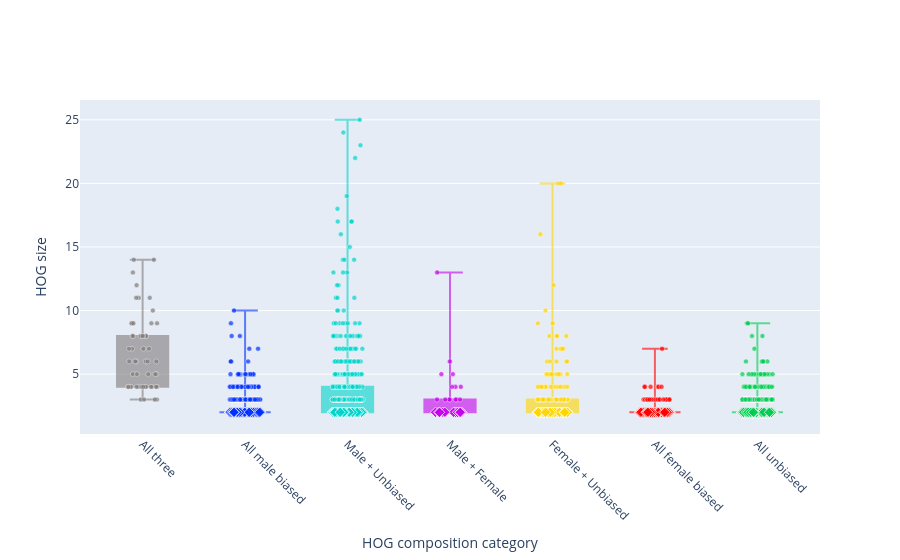

The cell this chart's notebook holds for it:
### Markdown cell above
Plotly has an issue with the box plots, so here i use go.Figure() to force plotly

### Code cell
fig6 = go.Figure()

cat_positions = {cat: i for i, cat in enumerate(category_order)}
np.random.seed(42)

for cat in category_order:
    subset = hog_direction[hog_direction["category"] == cat]
    if subset.empty:
        continue

    color  = category_colors[cat]
    x_pos  = cat_positions[cat]

    # Box (no built-in points — we draw them ourselves below)
    fig6.add_trace(go.Box(
        y=subset["HOG_size"],
        x=[x_pos] * len(subset),
        name=cat,
        marker_color=color,
        line_color=color,
        fillcolor=color,
        opacity=0.6,
        boxpoints=False,
        width=0.5,
        showlegend=False
    ))

    # Regular points (size > 2) — circles
    reg = subset[subset["HOG_size"] != 2]
    if not reg.empty:
        fig6.add_trace(go.Scatter(
            x=x_pos + np.random.uniform(-0.15, 0.15, len(reg)),
            y=reg["HOG_size"],
            mode="markers",
            marker=dict(color=color, symbol="circle", size=5, opacity=0.7,
                        line=dict(width=0.5, color="white")),
            showlegend=False,
            text=reg["HOG"].astype(str),
            hovertemplate="HOG: %{text}<br>Size: %{y}<extra></extra>"
        ))

    # HOG size 2 shape — diamond (All three cannot exist at size 2)
    s2 = subset[subset["HOG_size"] == 2]
    if not s2.empty:
        fig6.add_trace(go.Scatter(
            x=x_pos + np.random.uniform(-0.15, 0.15, len(s2)),
            y=s2["HOG_size"],
            mode="markers",
            marker=dict(color=color, symbol="diamond", size=8, opacity=0.9,
                        line=dict(width=0.8, color="white")),
            showlegend=False,
            text=s2["HOG"].astype(str),
            hovertemplate="HOG: %{text}<br>Size: 2 ◆<extra></extra>"
        ))

fig6.update_layout(
    xaxis=dict(
        tickmode="array",
        tickvals=list(cat_positions.values()),
        ticktext=list(cat_positions.keys()),
        tickangle=45,
        title="HOG composition category"
    ),
    yaxis_title="HOG size",
    showlegend=False
)

fig6.show()

### Figure 1 — Plotly figure (JSON) as saved in the notebook; plotly's stock layout.template omitted (floating-point values rounded to 4 significant figures; data arrays with more than 128 entries replaced by an {"elided": "..."} marker saying what was removed)
{"data": [{"boxpoints": false, "fillcolor": "#807c7c", "line": {"color": "#807c7c"}, "marker": {"color": "#807c7c"}, "name": "All three", "opacity": 0.6, "showlegend": false, "type": "box", "width": 0.5, "x": [0, 0, 0, 0, 0, 0, 0, 0, 0, 0, 0, 0, 0, 0, 0, 0, 0, 0, 0, 0, 0, 0, 0, 0, 0, 0, 0, 0, 0, 0, 0, 0, 0, 0, 0, 0, 0, 0, 0, 0, 0, 0, 0, 0, 0, 0, 0, 0, 0, 0, 0, 0, 0, 0], "y": [11, 5, 11, 6, 7, 9, 7, 14, 8, 7, 4, 9, 10, 14, 5, 13, 12, 7, 8, 11, 8, 9, 6, 4, 4, 9, 9, 8, 4, 4, 4, 8, 6, 6, 3, 4, 4, 4, 5, 3, 4, 8, 4, 5, 6, 6, 5, 4, 3, 8, 4, 4, 4, 3]}, {"hovertemplate": "HOG: %{text}<br>Size: %{y}<extra></extra>", "marker": {"color": "#807c7c", "line": {"color": "white", "width": 0.5}, "opacity": 0.7, "size": 5, "symbol": "circle"}, "mode": "markers", "showlegend": false, "text": ["N0.HOG0000028", "N0.HOG0000036", "N0.HOG0000050", "N0.HOG0000051", "N0.HOG0000087", "N0.HOG0000092", "N0.HOG0000095", "N0.HOG0000097", "N0.HOG0000103", "N0.HOG0000107", "N0.HOG0000110", "N0.HOG0000143", "N0.HOG0000163", "N0.HOG0000164", "N0.HOG0000166", "N0.HOG0000186", "N0.HOG0000196", "N0.HOG0000218", "N0.HOG0000244", "N0.HOG0000253", "N0.HOG0000264", "N0.HOG0000314", "N0.HOG0000315", "N0.HOG0000331", "N0.HOG0000344", "N0.HOG0000374", "N0.HOG0000393", "N0.HOG0000406", "N0.HOG0000420", "N0.HOG0000421", "N0.HOG0000441", "N0.HOG0000541", "N0.HOG0000550", "N0.HOG0000553", "N0.HOG0000640", "N0.HOG0000647", "N0.HOG0000660", "N0.HOG0000735", "N0.HOG0000855", "N0.HOG0000917", "N0.HOG0000927", "N0.HOG0001021", "N0.HOG0001048", "N0.HOG0001299", "N0.HOG0001548", "N0.HOG0001559", "N0.HOG0001717", "N0.HOG0002457", "N0.HOG0004595", "N0.HOG0009117", "N0.HOG0009704", "N0.HOG0011094", "N0.HOG0011889", "N0.HOG0011941"], "type": "scatter", "x": [-0.03764, 0.1352, 0.0696, 0.0296, -0.1032, -0.1032, -0.1326, 0.1099, 0.03033, 0.06242, -0.1438, 0.141, 0.09973, -0.0863, -0.09545, -0.09498, -0.05873, 0.007427, -0.02042, -0.06263, 0.03356, -0.1082, -0.06236, -0.04009, -0.01318, 0.08555, -0.0901, 0.00427, 0.02772, -0.1361, 0.03226, -0.09884, -0.1305, 0.1347, 0.1397, 0.09252, -0.05862, -0.1207, 0.05527, -0.01795, -0.1134, -0.001447, -0.1397, 0.1228, -0.07237, 0.04876, -0.05649, 0.00602, 0.01401, -0.09454, 0.1409, 0.08254, 0.1318, 0.1184], "y": [11, 5, 11, 6, 7, 9, 7, 14, 8, 7, 4, 9, 10, 14, 5, 13, 12, 7, 8, 11, 8, 9, 6, 4, 4, 9, 9, 8, 4, 4, 4, 8, 6, 6, 3, 4, 4, 4, 5, 3, 4, 8, 4, 5, 6, 6, 5, 4, 3, 8, 4, 4, 4, 3]}, {"boxpoints": false, "fillcolor": "#0030FF", "line": {"color": "#0030FF"}, "marker": {"color": "#0030FF"}, "name": "All male biased", "opacity": 0.6, "showlegend": false, "type": "box", "width": 0.5, "x": {"elided": "537 int values"}, "y": {"elided": "537 int values"}}, {"hovertemplate": "HOG: %{text}<br>Size: %{y}<extra></extra>", "marker": {"color": "#0030FF", "line": {"color": "white", "width": 0.5}, "opacity": 0.7, "size": 5, "symbol": "circle"}, "mode": "markers", "showlegend": false, "text": {"elided": "133 str values"}, "type": "scatter", "x": {"elided": "133 float values"}, "y": {"elided": "133 int values"}}, {"hovertemplate": "HOG: %{text}<br>Size: 2 ◆<extra></extra>", "marker": {"color": "#0030FF", "line": {"color": "white", "width": 0.8}, "opacity": 0.9, "size": 8, "symbol": "diamond"}, "mode": "markers", "showlegend": false, "text": {"elided": "404 str values"}, "type": "scatter", "x": {"elided": "404 float values"}, "y": {"elided": "404 int values"}}, {"boxpoints": false, "fillcolor": "#00D4CA", "line": {"color": "#00D4CA"}, "marker": {"color": "#00D4CA"}, "name": "Male + Unbiased", "opacity": 0.6, "showlegend": false, "type": "box", "width": 0.5, "x": {"elided": "539 int values"}, "y": {"elided": "539 int values"}}, {"hovertemplate": "HOG: %{text}<br>Size: %{y}<extra></extra>", "marker": {"color": "#00D4CA", "line": {"color": "white", "width": 0.5}, "opacity": 0.7, "size": 5, "symbol": "circle"}, "mode": "markers", "showlegend": false, "text": {"elided": "309 str values"}, "type": "scatter", "x": {"elided": "309 float values"}, "y": {"elided": "309 int values"}}, {"hovertemplate": "HOG: %{text}<br>Size: 2 ◆<extra></extra>", "marker": {"color": "#00D4CA", "line": {"color": "white", "width": 0.8}, "opacity": 0.9, "size": 8, "symbol": "diamond"}, "mode": "markers", "showlegend": false, "text": {"elided": "230 str values"}, "type": "scatter", "x": {"elided": "230 float values"}, "y": {"elided": "230 int values"}}, {"boxpoints": false, "fillcolor": "#C400EA", "line": {"color": "#C400EA"}, "marker": {"color": "#C400EA"}, "name": "Male + Female", "opacity": 0.6, "showlegend": false, "type": "box", "width": 0.5, "x": [3, 3, 3, 3, 3, 3, 3, 3, 3, 3, 3, 3, 3, 3, 3, 3, 3, 3, 3, 3, 3, 3, 3, 3, 3, 3, 3, 3, 3, 3, 3, 3, 3, 3, 3, 3, 3], "y": [3, 3, 13, 5, 3, 2, 2, 3, 4, 2, 6, 2, 2, 2, 2, 3, 2, 2, 2, 2, 2, 5, 2, 3, 2, 2, 3, 2, 2, 4, 2, 2, 2, 4, 2, 2, 2]}, {"hovertemplate": "HOG: %{text}<br>Size: %{y}<extra></extra>", "marker": {"color": "#C400EA", "line": {"color": "white", "width": 0.5}, "opacity": 0.7, "size": 5, "symbol": "circle"}, "mode": "markers", "showlegend": false, "text": ["N0.HOG0000042", "N0.HOG0000052", "N0.HOG0000146", "N0.HOG0000155", "N0.HOG0000254", "N0.HOG0000341", "N0.HOG0000480", "N0.HOG0000649", "N0.HOG0001214", "N0.HOG0001895", "N0.HOG0002042", "N0.HOG0002625", "N0.HOG0006714", "N0.HOG0013237"], "type": "scatter", "x": [3.067, 2.999, 2.874, 2.916, 3.055, 2.873, 3.105, 2.999, 2.994, 3.028, 3.097, 2.954, 3.053, 3.02], "y": [3, 3, 13, 5, 3, 3, 4, 6, 3, 5, 3, 3, 4, 4]}, {"hovertemplate": "HOG: %{text}<br>Size: 2 ◆<extra></extra>", "marker": {"color": "#C400EA", "line": {"color": "white", "width": 0.8}, "opacity": 0.9, "size": 8, "symbol": "diamond"}, "mode": "markers", "showlegend": false, "text": ["N0.HOG0000262", "N0.HOG0000299", "N0.HOG0000562", "N0.HOG0000652", "N0.HOG0000859", "N0.HOG0000942", "N0.HOG0001118", "N0.HOG0001245", "N0.HOG0001323", "N0.HOG0001457", "N0.HOG0001759", "N0.HOG0001831", "N0.HOG0002015", "N0.HOG0002063", "N0.HOG0002406", "N0.HOG0003274", "N0.HOG0006111", "N0.HOG0008060", "N0.HOG0011260", "N0.HOG0012454", "N0.HOG0014547", "N0.HOG0015026", "N0.HOG0020268"], "type": "scatter", "x": [2.93, 3.114, 3.089, 3.048, 3.105, 3.11, 3.063, 3.101, 3.059, 3.054, 3.036, 3.076, 2.898, 3.114, 3.112, 2.859, 3.098, 2.889, 2.951, 3.073, 2.898, 3.095, 3.1], "y": [2, 2, 2, 2, 2, 2, 2, 2, 2, 2, 2, 2, 2, 2, 2, 2, 2, 2, 2, 2, 2, 2, 2]}, {"boxpoints": false, "fillcolor": "#FFD500", "line": {"color": "#FFD500"}, "marker": {"color": "#FFD500"}, "name": "Female + Unbiased", "opacity": 0.6, "showlegend": false, "type": "box", "width": 0.5, "x": {"elided": "192 int values"}, "y": {"elided": "192 int values"}}, {"hovertemplate": "HOG: %{text}<br>Size: %{y}<extra></extra>", "marker": {"color": "#FFD500", "line": {"color": "white", "width": 0.5}, "opacity": 0.7, "size": 5, "symbol": "circle"}, "mode": "markers", "showlegend": false, "text": ["N0.HOG0000018", "N0.HOG0000024", "N0.HOG0000025", "N0.HOG0000158", "N0.HOG0000245", "N0.HOG0000302", "N0.HOG0000445", "N0.HOG0000457", "N0.HOG0000469", "N0.HOG0000478", "N0.HOG0000526", "N0.HOG0000530", "N0.HOG0000537", "N0.HOG0000569", "N0.HOG0000636", "N0.HOG0000653", "N0.HOG0000676", "N0.HOG0000686", "N0.HOG0000724", "N0.HOG0000830", "N0.HOG0000878", "N0.HOG0000941", "N0.HOG0001011", "N0.HOG0001057", "N0.HOG0001121", "N0.HOG0001188", "N0.HOG0001220", "N0.HOG0001234", "N0.HOG0001251", "N0.HOG0001262", "N0.HOG0001291", "N0.HOG0001374", "N0.HOG0001389", "N0.HOG0001397", "N0.HOG0001502", "N0.HOG0001579", "N0.HOG0001628", "N0.HOG0001669", "N0.HOG0001731", "N0.HOG0001781", "N0.HOG0001782", "N0.HOG0001952", "N0.HOG0002048", "N0.HOG0002061", "N0.HOG0002112", "N0.HOG0002180", "N0.HOG0002264", "N0.HOG0002293", "N0.HOG0002294", "N0.HOG0002381", "N0.HOG0002505", "N0.HOG0002781", "N0.HOG0002847", "N0.HOG0002898", "N0.HOG0003057", "N0.HOG0003894", "N0.HOG0004406", "N0.HOG0004655", "N0.HOG0004742", "N0.HOG0004748", "N0.HOG0004883", "N0.HOG0005120", "N0.HOG0005381", "N0.HOG0006701", "N0.HOG0007188", "N0.HOG0007240", "N0.HOG0007325", "N0.HOG0010493", "N0.HOG0010592", "N0.HOG0010736", "N0.HOG0011549", "N0.HOG0012264", "N0.HOG0012545", "N0.HOG0012740", "N0.HOG0013434", "N0.HOG0013680", "N0.HOG0014223", "N0.HOG0015091", "N0.HOG0015637", "N0.HOG0018031", "N0.HOG0020254"], "type": "scatter", "x": [4.002, 3.852, 3.936, 4.035, 4.144, 4.04, 3.928, 4.04, 4.012, 4.084, 3.882, 4.078, 4.012, 4.139, 3.953, 4.04, 4.13, 3.881, 4.131, 4.056, 3.87, 3.94, 4.062, 3.87, 4.025, 3.954, 4.036, 3.864, 4.111, 4.142, 4.141, 4.075, 3.889, 4.077, 3.857, 3.857, 3.947, 3.997, 4.081, 4.055, 3.984, 3.932, 4.149, 3.978, 3.985, 3.899, 4.088, 4.058, 3.916, 3.875, 4.054, 4.046, 3.932, 4.135, 3.895, 3.98, 4.133, 3.976, 4.042, 3.969, 3.932, 4.145, 3.973, 4.118, 3.919, 3.914, 3.859, 4.046, 3.961, 4.109, 3.992, 4.14, 3.906, 4.111, 4.083, 4.081, 4.103, 4.078, 4.038, 3.889, 3.86], "y": [9, 3, 4, 5, 5, 8, 4, 7, 12, 3, 16, 3, 3, 6, 5, 6, 3, 3, 3, 20, 4, 5, 3, 3, 4, 5, 3, 3, 4, 4, 3, 3, 3, 5, 9, 3, 6, 3, 20, 3, 4, 10, 3, 5, 3, 4, 7, 5, 3, 3, 4, 3, 3, 8, 3, 3, 3, 6, 3, 8, 3, 3, 3, 3, 3, 3, 4, 8, 3, 3, 5, 6, 3, 3, 7, 3, 7, 4, 3, 4, 3]}, {"hovertemplate": "HOG: %{text}<br>Size: 2 ◆<extra></extra>", "marker": {"color": "#FFD500", "line": {"color": "white", "width": 0.8}, "opacity": 0.9, "size": 8, "symbol": "diamond"}, "mode": "markers", "showlegend": false, "text": ["N0.HOG0000017", "N0.HOG0000388", "N0.HOG0000389", "N0.HOG0000425", "N0.HOG0000510", "N0.HOG0000543", "N0.HOG0000671", "N0.HOG0000902", "N0.HOG0000930", "N0.HOG0000932", "N0.HOG0000977", "N0.HOG0001042", "N0.HOG0001160", "N0.HOG0001171", "N0.HOG0001184", "N0.HOG0001312", "N0.HOG0001345", "N0.HOG0001383", "N0.HOG0001390", "N0.HOG0001421", "N0.HOG0001431", "N0.HOG0001572", "N0.HOG0001597", "N0.HOG0001661", "N0.HOG0001677", "N0.HOG0001695", "N0.HOG0001803", "N0.HOG0002055", "N0.HOG0002068", "N0.HOG0002140", "N0.HOG0002190", "N0.HOG0002289", "N0.HOG0002329", "N0.HOG0002488", "N0.HOG0002500", "N0.HOG0002570", "N0.HOG0002651", "N0.HOG0002742", "N0.HOG0002774", "N0.HOG0003081", "N0.HOG0003126", "N0.HOG0003129", "N0.HOG0003313", "N0.HOG0003326", "N0.HOG0003652", "N0.HOG0003845", "N0.HOG0003851", "N0.HOG0003895", "N0.HOG0004028", "N0.HOG0004088", "N0.HOG0004270", "N0.HOG0004333", "N0.HOG0004363", "N0.HOG0004632", "N0.HOG0004639", "N0.HOG0004725", "N0.HOG0004790", "N0.HOG0004942", "N0.HOG0005048", "N0.HOG0005150", "N0.HOG0005202", "N0.HOG0005250", "N0.HOG0005398", "N0.HOG0005457", "N0.HOG0005463", "N0.HOG0005514", "N0.HOG0005540", "N0.HOG0005549", "N0.HOG0005710", "N0.HOG0005745", "N0.HOG0005749", "N0.HOG0005817", "N0.HOG0006091", "N0.HOG0006270", "N0.HOG0006305", "N0.HOG0006805", "N0.HOG0006853", "N0.HOG0006922", "N0.HOG0007157", "N0.HOG0007272", "N0.HOG0007797", "N0.HOG0007884", "N0.HOG0009535", "N0.HOG0009951", "N0.HOG0010010", "N0.HOG0010060", "N0.HOG0010077", "N0.HOG0010450", "N0.HOG0010517", "N0.HOG0011242", "N0.HOG0012015", "N0.HOG0013121", "N0.HOG0013128", "N0.HOG0013649", "N0.HOG0013698", "N0.HOG0013763", "N0.HOG0013852", "N0.HOG0014082", "N0.HOG0014109", "N0.HOG0014567", "N0.HOG0014728", "N0.HOG0014800", "N0.HOG0015104", "N0.HOG0015187", "N0.HOG0015859", "N0.HOG0016254", "N0.HOG0017785", "N0.HOG0017815", "N0.HOG0024357", "N0.HOG0024469", "N0.HOG0024541"], "type": "scatter", "x": [4.126, 4.035, 4.089, 3.994, 3.885, 3.888, 4.056, 3.979, 3.91, 3.997, 3.869, 4.025, 3.931, 4.089, 3.943, 3.987, 3.853, 3.872, 3.968, 3.994, 4.03, 3.937, 4.058, 4.108, 4.084, 3.862, 3.994, 3.881, 3.923, 4.146, 3.893, 4.0, 4.035, 4.061, 4.018, 3.853, 3.948, 4.005, 3.876, 3.955, 3.86, 3.874, 3.969, 3.89, 4.02, 4.057, 4.09, 3.91, 3.9, 3.881, 4.041, 4.062, 3.859, 4.131, 3.866, 4.012, 4.063, 4.111, 4.064, 4.091, 3.952, 4.094, 3.874, 4.118, 4.014, 4.095, 3.986, 4.043, 4.008, 4.069, 3.874, 3.868, 3.924, 3.898, 4.112, 3.916, 4.143, 3.951, 3.905, 4.087, 4.048, 3.999, 4.017, 4.066, 3.919, 4.149, 4.142, 4.045, 3.91, 4.054, 3.872, 3.859, 3.927, 3.989, 4.11, 4.068, 4.073, 3.978, 3.954, 3.961, 4.146, 3.862, 4.11, 4.024, 3.982, 4.068, 3.996, 4.112, 4.12, 3.977, 3.933], "y": [2, 2, 2, 2, 2, 2, 2, 2, 2, 2, 2, 2, 2, 2, 2, 2, 2, 2, 2, 2, 2, 2, 2, 2, 2, 2, 2, 2, 2, 2, 2, 2, 2, 2, 2, 2, 2, 2, 2, 2, 2, 2, 2, 2, 2, 2, 2, 2, 2, 2, 2, 2, 2, 2, 2, 2, 2, 2, 2, 2, 2, 2, 2, 2, 2, 2, 2, 2, 2, 2, 2, 2, 2, 2, 2, 2, 2, 2, 2, 2, 2, 2, 2, 2, 2, 2, 2, 2, 2, 2, 2, 2, 2, 2, 2, 2, 2, 2, 2, 2, 2, 2, 2, 2, 2, 2, 2, 2, 2, 2, 2]}, {"boxpoints": false, "fillcolor": "#FF0000", "line": {"color": "#FF0000"}, "marker": {"color": "#FF0000"}, "name": "All female biased", "opacity": 0.6, "showlegend": false, "type": "box", "width": 0.5, "x": {"elided": "206 int values"}, "y": {"elided": "206 int values"}}, {"hovertemplate": "HOG: %{text}<br>Size: %{y}<extra></extra>", "marker": {"color": "#FF0000", "line": {"color": "white", "width": 0.5}, "opacity": 0.7, "size": 5, "symbol": "circle"}, "mode": "markers", "showlegend": false, "text": ["N0.HOG0000011", "N0.HOG0000019", "N0.HOG0001405", "N0.HOG0001430", "N0.HOG0001591", "N0.HOG0001949", "N0.HOG0001975", "N0.HOG0002108", "N0.HOG0002287", "N0.HOG0002452", "N0.HOG0002703", "N0.HOG0003241", "N0.HOG0003290", "N0.HOG0003358", "N0.HOG0003491", "N0.HOG0003526", "N0.HOG0003538", "N0.HOG0003767", "N0.HOG0003855", "N0.HOG0004164", "N0.HOG0004654", "N0.HOG0005081", "N0.HOG0009470", "N0.HOG0012553", "N0.HOG0013143", "N0.HOG0014149", "N0.HOG0018002", "N0.HOG0020330"], "type": "scatter", "x": [5.028, 5.124, 4.913, 5.037, 5.039, 5.07, 4.889, 5.065, 5.123, 4.904, 4.921, 5.141, 4.904, 5.106, 4.998, 4.924, 5.111, 4.984, 5.004, 4.958, 5.028, 4.899, 4.967, 5.141, 4.927, 5.047, 4.948, 5.082], "y": [4, 3, 3, 4, 3, 7, 3, 4, 3, 4, 3, 3, 3, 3, 3, 3, 3, 3, 3, 4, 3, 4, 3, 3, 3, 3, 3, 3]}, {"hovertemplate": "HOG: %{text}<br>Size: 2 ◆<extra></extra>", "marker": {"color": "#FF0000", "line": {"color": "white", "width": 0.8}, "opacity": 0.9, "size": 8, "symbol": "diamond"}, "mode": "markers", "showlegend": false, "text": {"elided": "178 str values"}, "type": "scatter", "x": {"elided": "178 float values"}, "y": {"elided": "178 int values"}}, {"boxpoints": false, "fillcolor": "#00CC51", "line": {"color": "#00CC51"}, "marker": {"color": "#00CC51"}, "name": "All unbiased", "opacity": 0.6, "showlegend": false, "type": "box", "width": 0.5, "x": {"elided": "1112 int values"}, "y": {"elided": "1112 int values"}}, {"hovertemplate": "HOG: %{text}<br>Size: %{y}<extra></extra>", "marker": {"color": "#00CC51", "line": {"color": "white", "width": 0.5}, "opacity": 0.7, "size": 5, "symbol": "circle"}, "mode": "markers", "showlegend": false, "text": {"elided": "195 str values"}, "type": "scatter", "x": {"elided": "195 float values"}, "y": {"elided": "195 int values"}}, {"hovertemplate": "HOG: %{text}<br>Size: 2 ◆<extra></extra>", "marker": {"color": "#00CC51", "line": {"color": "white", "width": 0.8}, "opacity": 0.9, "size": 8, "symbol": "diamond"}, "mode": "markers", "showlegend": false, "text": {"elided": "917 str values"}, "type": "scatter", "x": {"elided": "917 float values"}, "y": {"elided": "917 int values"}}], "layout": {"showlegend": false, "xaxis": {"tickangle": 45, "tickmode": "array", "ticktext": ["All three", "All male biased", "Male + Unbiased", "Male + Female", "Female + Unbiased", "All female biased", "All unbiased"], "tickvals": [0, 1, 2, 3, 4, 5, 6], "title": {"text": "HOG composition category"}}, "yaxis": {"title": {"text": "HOG size"}}}}
